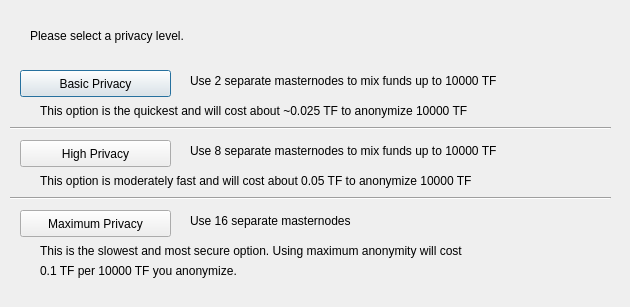
<?xml version="1.0" encoding="UTF-8"?>
<ui version="4.0">
 <class>ObfuscationConfig</class>
 <widget class="QDialog" name="ObfuscationConfig">
  <property name="geometry">
   <rect>
    <x>0</x>
    <y>0</y>
    <width>630</width>
    <height>307</height>
   </rect>
  </property>
  <property name="windowTitle">
   <string>Configure Obfuscation</string>
  </property>
  <widget class="QPushButton" name="buttonBasic">
   <property name="geometry">
    <rect>
     <x>20</x>
     <y>70</y>
     <width>151</width>
     <height>27</height>
    </rect>
   </property>
   <property name="text">
    <string>Basic Privacy</string>
   </property>
  </widget>
  <widget class="QPushButton" name="buttonHigh">
   <property name="geometry">
    <rect>
     <x>20</x>
     <y>140</y>
     <width>151</width>
     <height>27</height>
    </rect>
   </property>
   <property name="text">
    <string>High Privacy</string>
   </property>
  </widget>
  <widget class="QPushButton" name="buttonMax">
   <property name="geometry">
    <rect>
     <x>20</x>
     <y>210</y>
     <width>151</width>
     <height>27</height>
    </rect>
   </property>
   <property name="text">
    <string>Maximum Privacy</string>
   </property>
  </widget>
  <widget class="QLabel" name="label">
   <property name="geometry">
    <rect>
     <x>30</x>
     <y>20</y>
     <width>571</width>
     <height>31</height>
    </rect>
   </property>
   <property name="text">
    <string>Please select a privacy level.</string>
   </property>
  </widget>
  <widget class="QLabel" name="label_2">
   <property name="geometry">
    <rect>
     <x>190</x>
     <y>70</y>
     <width>421</width>
     <height>21</height>
    </rect>
   </property>
   <property name="text">
    <string>Use 2 separate masternodes to mix funds up to 10000 TF</string>
   </property>
  </widget>
  <widget class="QLabel" name="label_3">
   <property name="geometry">
    <rect>
     <x>190</x>
     <y>140</y>
     <width>411</width>
     <height>21</height>
    </rect>
   </property>
   <property name="text">
    <string>Use 8 separate masternodes to mix funds up to 10000 TF</string>
   </property>
  </widget>
  <widget class="QLabel" name="label_4">
   <property name="geometry">
    <rect>
     <x>190</x>
     <y>210</y>
     <width>421</width>
     <height>21</height>
    </rect>
   </property>
   <property name="text">
    <string>Use 16 separate masternodes</string>
   </property>
  </widget>
  <widget class="QLabel" name="label_6">
   <property name="geometry">
    <rect>
     <x>40</x>
     <y>100</y>
     <width>561</width>
     <height>21</height>
    </rect>
   </property>
   <property name="text">
    <string>This option is the quickest and will cost about ~0.025 TF to anonymize 10000 TF</string>
   </property>
  </widget>
  <widget class="QLabel" name="label_7">
   <property name="geometry">
    <rect>
     <x>40</x>
     <y>170</y>
     <width>561</width>
     <height>21</height>
    </rect>
   </property>
   <property name="text">
    <string>This option is moderately fast and will cost about 0.05 TF to anonymize 10000 TF</string>
   </property>
  </widget>
  <widget class="QLabel" name="label_8">
   <property name="geometry">
    <rect>
     <x>40</x>
     <y>240</y>
     <width>561</width>
     <height>21</height>
    </rect>
   </property>
   <property name="text">
    <string>This is the slowest and most secure option. Using maximum anonymity will cost</string>
   </property>
  </widget>
  <widget class="QLabel" name="label_9">
   <property name="geometry">
    <rect>
     <x>40</x>
     <y>260</y>
     <width>561</width>
     <height>21</height>
    </rect>
   </property>
   <property name="text">
    <string>0.1 TF per 10000 TF you anonymize.</string>
   </property>
  </widget>
  <widget class="Line" name="line">
   <property name="geometry">
    <rect>
     <x>10</x>
     <y>120</y>
     <width>601</width>
     <height>16</height>
    </rect>
   </property>
   <property name="orientation">
    <enum>Qt::Horizontal</enum>
   </property>
  </widget>
  <widget class="Line" name="line_2">
   <property name="geometry">
    <rect>
     <x>10</x>
     <y>190</y>
     <width>601</width>
     <height>16</height>
    </rect>
   </property>
   <property name="orientation">
    <enum>Qt::Horizontal</enum>
   </property>
  </widget>
 </widget>
 <resources/>
 <connections/>
</ui>
